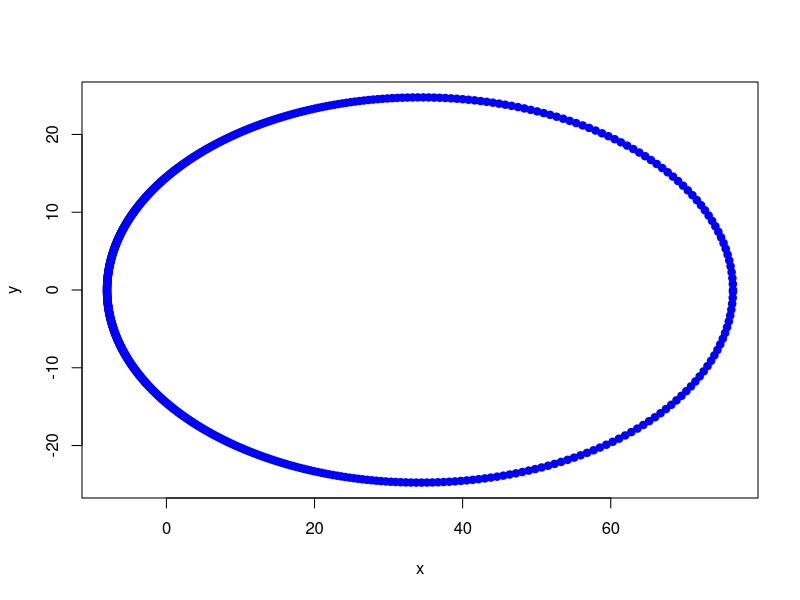

Write the R code that produced this figure.
#r = β + e(r cos Θ)
#β est une constante 
#e l'excentricité de l'orbite
#-------------------------------------
#Quand 0 <= e < 1, il s'agit d'une ellipse
#Quand e = 1
#d'une parabole et quand e > 1

#MS = 2,00 × 1030 kg
#G = 6,68 × 10-11 m3.kg-1.s-2

#Θ (en rad) = 0.88, 1.10, 1.42, 1.77, 2.14
#r (*10 UA) = 3.00, 2.30, 1.65, 1.25, 1.01

tab_teta <- matrix(c(0.88, 1.10, 1.42, 1.77, 2.14), ncol=5, byrow=TRUE)
rownames(tab_teta) <- c('Θ (en rad)')
                   
tab_r <- matrix(c(3.00, 2.30, 1.65, 1.25, 1.01), ncol=5, byrow=TRUE)
rownames(tab_r) <- c('r (*10 UA)')

tab_teta <- as.table(tab_teta)
tab_r <- as.table(tab_r)

q = seq(from = 0, to = 2, by = 0.01)

tab_e <- matrix(q , ncol=length(q), byrow=TRUE)
rownames(tab_e) <- c('e')
tab_e <- as.table(tab_e)

#INSTALL THIS => REdaS
#formule :  β = r - e(r cos Θ)

#for (i in 0:5){
#  t = tab_teta[i]
#  r = tab_r[i]
  
#  for (e in tab_e){
#    beta <- r - e * (r * cos(t))
#    print(beta)
#  }
#}

#e <- 0.810
#B <- 14.511
#a <- 76.374 
#b <- 14.511
e <- 19.9/(-10.1*cos(2.14)+30*cos(0.88))
B <- 30 - e*(30*cos(0.88))

a <- B/(1-e*cos(0))
b <- B/(1-e*cos(pi/2))



t <- seq(from = 0, to = 2*pi, by = 0.01)

x <- B/(1-e*cos(t))*cos(t)
y <- B/(1-e*cos(t))*sin(t)
plot(x,y, pch=19, col='blue')




